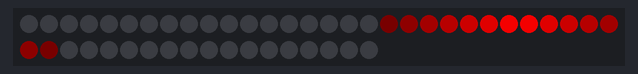
A sketch run on a simulated Arduino Uno, built with avr-gcc and run on an emulated ATmega328P. On the bench: 48 RGB LEDs in strip order, left to right, continuing on the next row.

Above: at 1.16 s.
At 6.0 s:
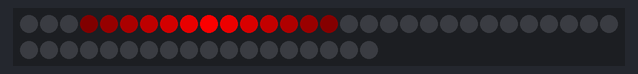
At 9.81 s:
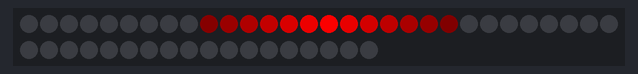
At 20.01 s:
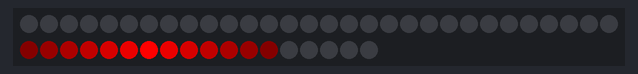
At 29.57 s:
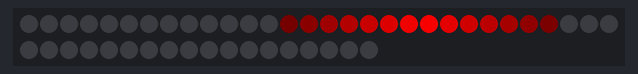
At 39.0 s:
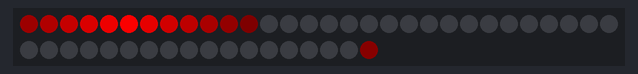

The sketch:

Cylon.ino
```cpp
#include <Adafruit_NeoPixel.h>

// Parameter 1 = number of pixels in strip
// Parameter 2 = pin number (most are valid)
// Parameter 3 = pixel type flags, add together as needed:
//   NEO_RGB     Pixels are wired for RGB bitstream
//   NEO_GRB     Pixels are wired for GRB bitstream
//   NEO_KHZ400  400 KHz bitstream (e.g. FLORA pixels)
//   NEO_KHZ800  800 KHz bitstream (e.g. High Density LED strip)


#define NUM_LIGHTS 48
#define PIN 2


uint32_t pos = 500;
uint32_t maxval = 1000;	// max position
uint32_t minval = 0;	// min position
uint32_t speed = 10;
uint32_t loop_delay_in_ms = 20;
uint32_t range = maxval - minval;
double width = 150;	// width (in same units as pos, maxval, minval) of a strobe band
int8_t direction_sign = 1;	// -1 or 1, set programatically.

// specify which LEDs are enabled for this effect. We turn some off for a clipping effect.
int32_t min_led_enabled = 0;
int32_t max_led_enabled = NUM_LIGHTS;


#define DELAY_BETWEEN_STOBES 1000	// delay in ms between strobes
uint32_t COLOR_OFF = 0;		// the color of 'off'


Adafruit_NeoPixel strip = Adafruit_NeoPixel(NUM_LIGHTS, PIN, NEO_GRB + NEO_KHZ800);

void setup() {
  strip.begin();
  strip.show(); // Initialize all pixels to 'off'

  Serial.println(F("Setting up... delay"));
  delay(1000);
  Serial.println("Done");
}

void loop() {

	_update_position();		// modify value of 'pos'
	_cylon_eyes();			// set lights based on value of 'pos'
	strip.show();

	delay(loop_delay_in_ms);
}

/**
Sets the LEDs for the Cylon-eyes effect based on the current position.
*/
void _cylon_eyes() {

	for ( uint32_t i = 0; i < NUM_LIGHTS; i++ ) {

		// calculate the color based on the distance of the LED from the position of the strobe ('pos').
		double center_position = _position_of_led_center(i);
		double distance = _calc_distance(center_position, pos);
		uint32_t color = _color_for_distance(distance);

		// selectively ignore the color for some LEDs and just leave them turned off. Create the clipping effect
		if ( _led_is_enabled(i) ) {
			strip.setPixelColor(i, color);

		} else {
			strip.setPixelColor(i, COLOR_OFF);	// LED off.
		}
	}
}

/**
returns whether or not a led should be turned off. This lets us create a clipping effect where the red strobe is not shown in some LEDs.
if 1 is returned always here, then all LEDs will be on.
*/
uint8_t _led_is_enabled (uint32_t led_id ) {

	if ((led_id <= max_led_enabled) && (led_id >= min_led_enabled)) {
		return 1;
	}
	return 0;
}

/**
The color to show for a given distance.
*/
uint32_t _color_for_distance (double d) {

	uint32_t color = 0;

	if ( d > width ) {
		color = strip.Color(0, 0, 0);
	} else {
		double percent = 1 - (d / width);

		percent = percent * percent;
		color = strip.Color(percent * 255, 0, 0);
	}

	return color;
}

/**
converts the led_id into a position.
*/
double _position_of_led_center (uint32_t led_id) {

	// determine percent of range that the led is located
	double i = (double)led_id / NUM_LIGHTS;
	// Serial.println(i);

	// find the position in the range
	i = i * range;
	// Serial.println(i);

	// add in the base value of range
	i += minval;
	// Serial.println(i);

	return i;
}

/**
calculates distance between two positions. This method calculates the circular distance
*/
double _calc_distance(double x, double y) {

	double i = fabs(x-y);
	double pastmax = i - (range/2.0);

	if ( pastmax > 0.0 ) {
		i = range/2.0 - pastmax;
	}
	return i;
}

/**
modified the value of pos and handles direction and speed changes.
*/
void _update_position() {

	pos += (speed * direction_sign);

	// reset position each time it exceed maxval.
	if ( pos > maxval ) {
		pos = minval + pos % range;
	}

	// check for direction change.
	if (( pos > 900 ) &&  ( direction_sign > 0 )) {
		direction_sign = -1;
	} else if (( pos < 100 ) &&  ( direction_sign < 0 )) {
		direction_sign = 1;
		delay(DELAY_BETWEEN_STOBES);
	}
	// Serial.println(pos);
}
```
